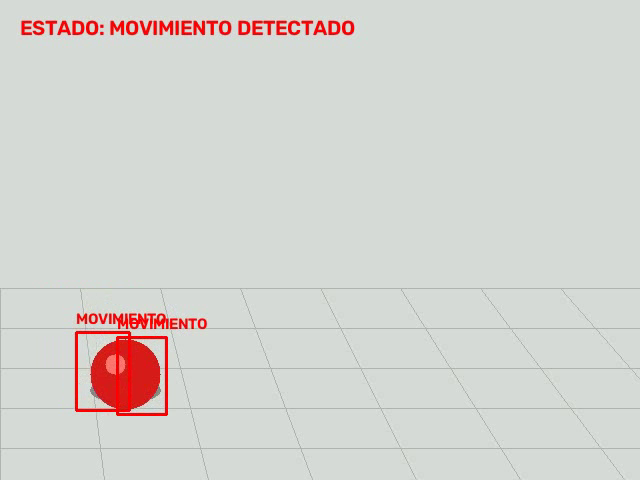
#> input picture frame 9 of deteccion_movimiento/output/movimiento_resultado.mp4, 640 x 480 px, given in place of video_movimiento.mp4, which was not available
$ python motion_detection.py
#> lines starting #> are read from the running program, lines starting #| are printed output that depends on the picture; pictures that were not available may be replaced by others from this repository, and a replacement may not be noted
### deteccion_movimiento/src/generate_motion_sample.py
import os
import cv2
import numpy as np

os.makedirs("data", exist_ok=True)

def generar_video_movimiento(out_path="data/video_movimiento.mp4", width=640, height=480, n_frames=90):
    """Genera un video sintético con un fondo estático y un objeto que se mueve a través de la escena."""
#> called with out_path = 'data/video_movimiento.mp4', width = 640, height = 480, n_frames = 90
    fourcc = cv2.VideoWriter_fourcc(*'mp4v')
    out = cv2.VideoWriter(out_path, fourcc, 25, (width, height))

    # Fondo fijo (habitación / piso estático)
    fondo_base = np.ones((height, width, 3), dtype=np.uint8) * 220
    # Dibujar líneas del piso para dar contexto espacial
    for y in range(int(height * 0.6), height, 40):
        cv2.line(fondo_base, (0, y), (width, y), (180, 180, 180), 1)
    for x in range(0, width, 80):
        cv2.line(fondo_base, (x, int(height * 0.6)), (int(x * 1.3), height), (180, 180, 180), 1)

    # Objeto en movimiento (una esfera roja con sombra)
    for f in range(n_frames):
        frame = fondo_base.copy()

        # Posición horizontal animada (ida y vuelta)
        t = f / n_frames
        obj_x = int(80 + (width - 160) * (0.5 - 0.5 * np.cos(2 * np.pi * t)))
        obj_y = int(height * 0.72 + 30 * np.sin(4 * np.pi * t))
        radius = 35

        # Sombra en el suelo
        cv2.ellipse(frame, (obj_x, int(height * 0.72 + 45)), (radius, 12), 0, 0, 360, (140, 140, 140), -1)

        # Objeto principal (círculo rojo con gradiente)
        cv2.circle(frame, (obj_x, obj_y), radius, (30, 30, 220), -1)
        # Brillo especular
        cv2.circle(frame, (obj_x - 10, obj_y - 10), 10, (120, 120, 255), -1)

        out.write(frame)
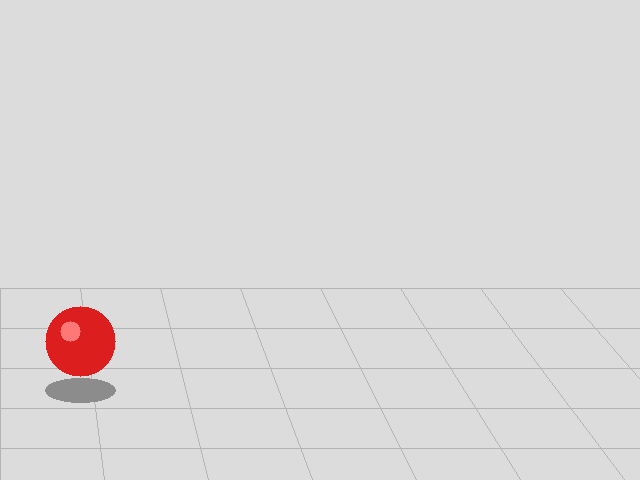
#> frame: shape (480, 640, 3); mean of channels 0, 1, 2 216.8, 216.8, 219.1; drawn as B, G, R

    out.release()
    print(f"Video sintético de movimiento generado en: {out_path} ({n_frames} fotogramas)")

# [2 lines that do not run on import are left out]

### deteccion_movimiento/src/motion_detection.py
import cv2
import numpy as np
import os
from datetime import datetime

os.makedirs("output", exist_ok=True)

def procesar_fotograma_movimiento(prev_gray, curr_frame, min_area=600):
    """Calcula la diferencia de frames, umbraliza, extrae contornos y dibuja cajas delimitadoras."""
    curr_gray = cv2.cvtColor(curr_frame, cv2.COLOR_BGR2GRAY)
    curr_gray = cv2.GaussianBlur(curr_gray, (21, 21), 0)

    if prev_gray is None:
        return curr_gray, curr_frame, False, 0

    # 1. Diferencia absoluta entre el fotograma actual y el anterior
    frame_diff = cv2.absdiff(prev_gray, curr_gray)

    # 2. Umbralización para descartar fluctuaciones menores de luz
    _, thresh = cv2.threshold(frame_diff, 25, 255, cv2.THRESH_BINARY)

    # 3. Dilatación para consolidar áreas de movimiento fragmentadas
    dilated = cv2.dilate(thresh, None, iterations=3)

    # 4. Encontrar contornos de las regiones activas
    contours, _ = cv2.findContours(dilated, cv2.RETR_EXTERNAL, cv2.CHAIN_APPROX_SIMPLE)

    annotated = curr_frame.copy()
    movimiento_detectado = False
    objetos_en_movimiento = 0

    for c in contours:
        if cv2.contourArea(c) > min_area:
            movimiento_detectado = True
            objetos_en_movimiento += 1
            (x, y, w, h) = cv2.boundingRect(c)
            # Recuadro rojo y etiqueta
            cv2.rectangle(annotated, (x, y), (x + w, y + h), (0, 0, 255), 2)
            cv2.putText(annotated, "MOVIMIENTO", (x, y - 8),
                        cv2.FONT_HERSHEY_SIMPLEX, 0.5, (0, 0, 255), 2)

    # Banner de estado superior
    if movimiento_detectado:
        cv2.putText(annotated, "ESTADO: MOVIMIENTO DETECTADO", (20, 35),
                    cv2.FONT_HERSHEY_SIMPLEX, 0.7, (0, 0, 255), 2)
    else:
        cv2.putText(annotated, "ESTADO: SIN MOVIMIENTO", (20, 35),
                    cv2.FONT_HERSHEY_SIMPLEX, 0.7, (0, 200, 0), 2)

    return curr_gray, annotated, movimiento_detectado, objetos_en_movimiento

def detectar_movimiento_en_video(video_path, out_path="output/movimiento_resultado.mp4", min_area=600):
    """Procesa un video pregrabado detectando cualquier objeto o persona en movimiento."""
#> called with video_path = 'data/video_movimiento.mp4', out_path = 'output/movimiento_resultado.mp4', min_area = 600
    cap = cv2.VideoCapture(video_path)
    if not cap.isOpened():
        print(f"Error al abrir el video: {video_path}")
        return

    width = int(cap.get(cv2.CAP_PROP_FRAME_WIDTH))
#> width = 640
    height = int(cap.get(cv2.CAP_PROP_FRAME_HEIGHT))
#> height = 480
    fps = int(cap.get(cv2.CAP_PROP_FPS)) or 25
#> fps = 25

    fourcc = cv2.VideoWriter_fourcc(*'mp4v')
#> fourcc = 1983148141
    out = cv2.VideoWriter(out_path, fourcc, fps, (width, height))

    prev_gray = None
    frame_count = 0
    movimiento_frames = 0
    captura_guardada = False

    while cap.isOpened():
        ret, frame = cap.read()
#> frame is the input picture: shape (480, 640, 3); mean B, G, R 208, 212, 212.9
        if not ret:
            break

        prev_gray, annotated, detectado, n_objs = procesar_fotograma_movimiento(prev_gray, frame, min_area)
#> in procesar_fotograma_movimiento, `curr_gray = cv2.cvtColor(curr_frame, cv2.COLOR_BGR2GRAY)`:
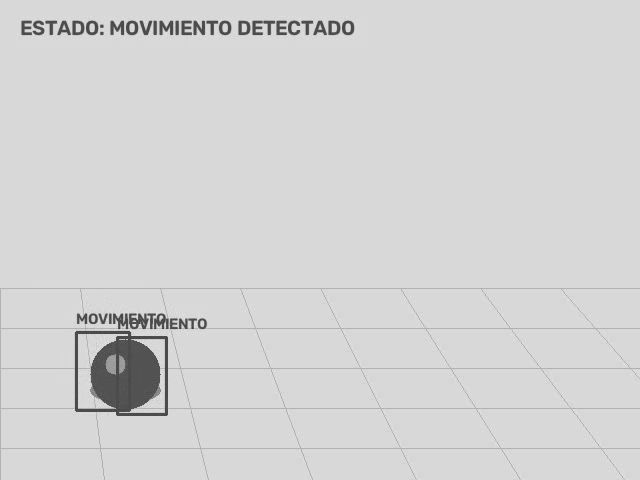
#> curr_gray: shape (480, 640); min 60, max 230, mean 211.8
#> in procesar_fotograma_movimiento, `curr_gray = cv2.GaussianBlur(curr_gray, (21, 21), 0)`:
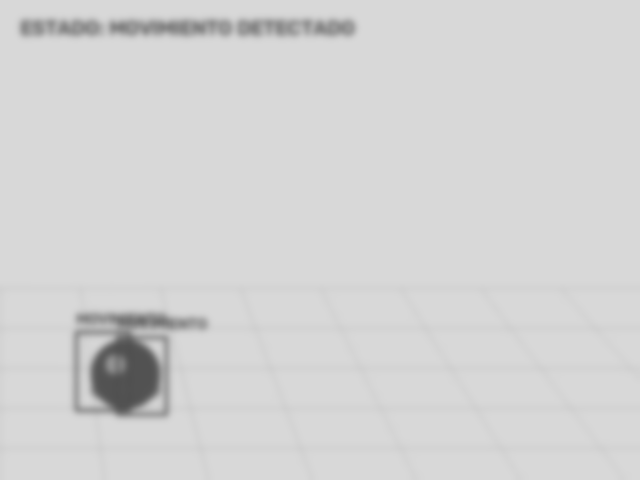
#> curr_gray: shape (480, 640); min 80, max 216, mean 211.8
#> detectado = False; n_objs = 0
        out.write(annotated)
        frame_count += 1

        if detectado:
            movimiento_frames += 1
            if not captura_guardada and frame_count > 10:
                cv2.imwrite("output/movimiento_captura.jpg", annotated)
                captura_guardada = True

    cap.release()
    out.release()

    print(f"\n--- Resumen de Detección de Movimiento ---")
    print(f"Total de fotogramas analizados: {frame_count}")
    print(f"Fotogramas con movimiento activo: {movimiento_frames} ({movimiento_frames / max(1, frame_count) * 100:.1f}%)")
    print(f"Video resultante guardado en: {out_path}")
    if captura_guardada:
        print(f"Captura instantánea guardada en: output/movimiento_captura.jpg")

def detectar_movimiento_camara(min_area=800):
    """Detección de movimiento en tiempo real utilizando la cámara web."""
    cap = cv2.VideoCapture(0)
    if not cap.isOpened():
        print("Error: No se pudo conectar a la cámara web")
        return

    print("Iniciando detección de movimiento con cámara... Presiona 'q' para salir.")
    prev_gray = None

    while True:
        ret, frame = cap.read()
        if not ret:
            break

        prev_gray, annotated, detectado, n_objs = procesar_fotograma_movimiento(prev_gray, frame, min_area)

        # Marca de tiempo en vivo
        timestamp = datetime.now().strftime("%Y-%m-%d %H:%M:%S")
        cv2.putText(annotated, timestamp, (20, annotated.shape[0] - 20),
                    cv2.FONT_HERSHEY_SIMPLEX, 0.5, (255, 255, 255), 1)

        cv2.imshow("Deteccion de Movimiento (Frame Difference)", annotated)
        if cv2.waitKey(1) & 0xFF == ord('q'):
            break

    cap.release()
    cv2.destroyAllWindows()

if __name__ == "__main__":
    video_path = "data/video_movimiento.mp4"
    if not os.path.exists(video_path):
        from generate_motion_sample import generar_video_movimiento
        generar_video_movimiento(video_path)

    detectar_movimiento_en_video(video_path)

    # Para monitorear con tu cámara web en tiempo real, descomenta la siguiente línea:
    # detectar_movimiento_camara()

$ run again, starting later in the video
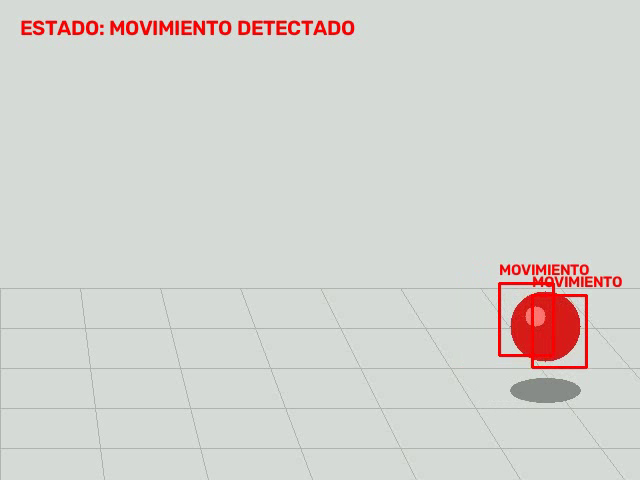
#> input picture frame 40 of deteccion_movimiento/output/movimiento_resultado.mp4, 640 x 480 px, given in place of video_movimiento.mp4, which was not available
#> in detectar_movimiento_en_video, frame is the input picture: shape (480, 640, 3); mean B, G, R 207.8, 211.7, 212.6
#> in procesar_fotograma_movimiento, `curr_gray = cv2.cvtColor(curr_frame, cv2.COLOR_BGR2GRAY)`:
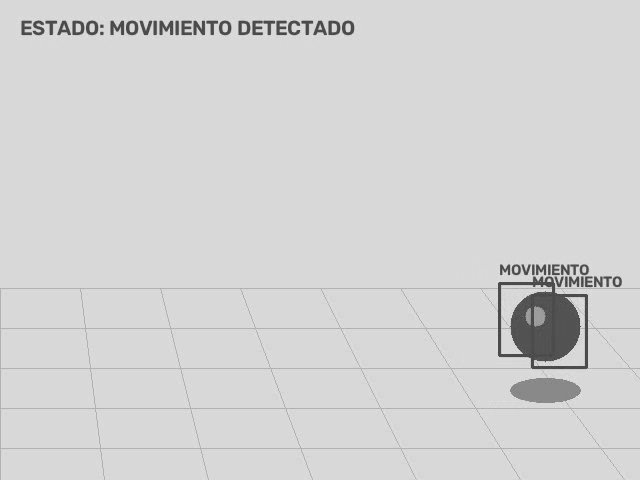
#> curr_gray: shape (480, 640); min 64, max 229, mean 211.5
#> in procesar_fotograma_movimiento, `curr_gray = cv2.GaussianBlur(curr_gray, (21, 21), 0)`:
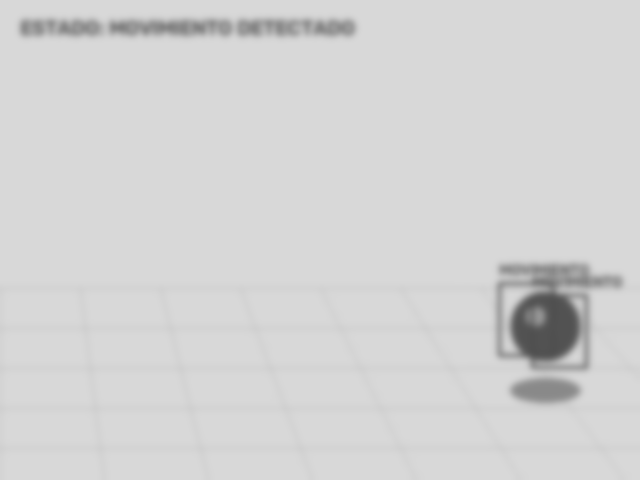
#> curr_gray: shape (480, 640); min 79, max 216, mean 211.5
#> detectado = False; n_objs = 0

$ run again, starting later in the video
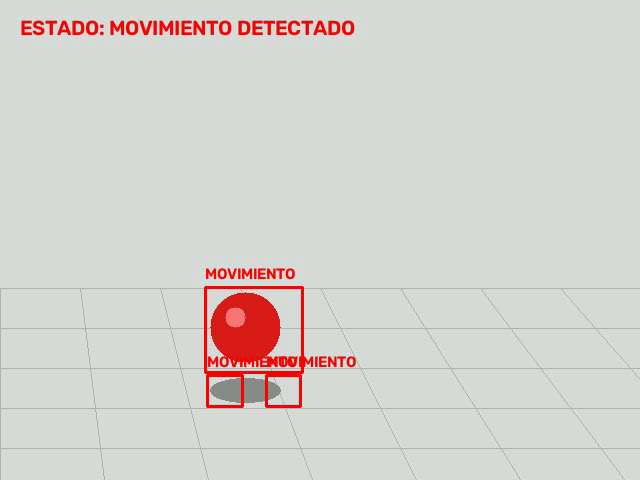
#> input picture frame 72 of deteccion_movimiento/output/movimiento_resultado.mp4, 640 x 480 px, given in place of video_movimiento.mp4, which was not available
#> in detectar_movimiento_en_video, frame is the input picture: shape (480, 640, 3); mean B, G, R 207, 210.9, 212.7
#> in procesar_fotograma_movimiento, `curr_gray = cv2.cvtColor(curr_frame, cv2.COLOR_BGR2GRAY)`:
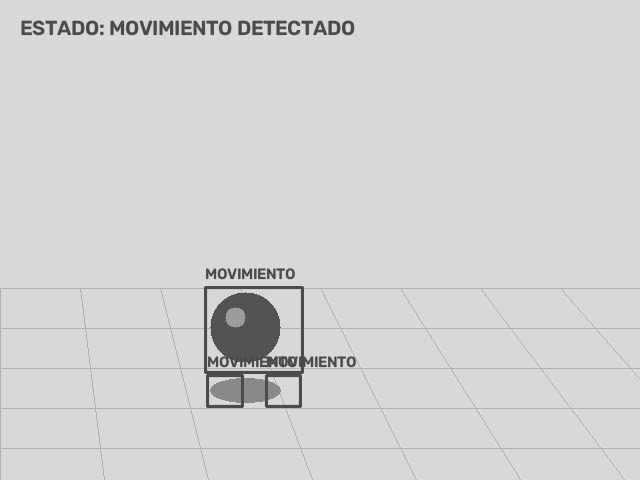
#> curr_gray: shape (480, 640); min 64, max 230, mean 211
#> in procesar_fotograma_movimiento, `curr_gray = cv2.GaussianBlur(curr_gray, (21, 21), 0)`:
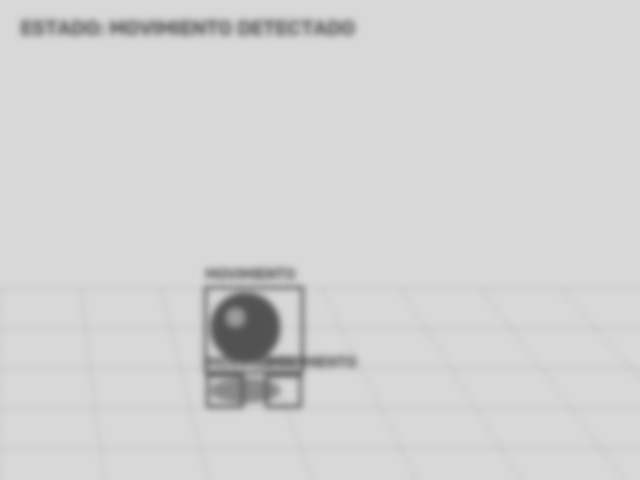
#> curr_gray: shape (480, 640); min 82, max 216, mean 211
#> detectado = False; n_objs = 0
